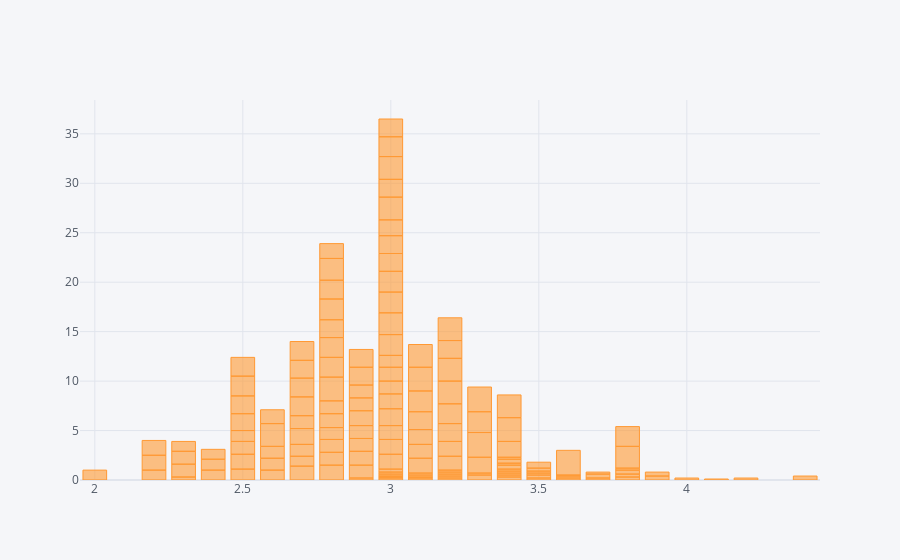

Notebook source saved alongside this figure:
### Code cell
df.iplot(kind = 'bar', x='sepal_width', y='petal_width')

### Figure 1 — Plotly figure (JSON) as saved in the notebook; plotly's stock layout.template omitted (floating-point values rounded to 4 significant figures; data arrays with more than 128 entries replaced by an {"elided": "..."} marker saying what was removed)
{"data": [{"marker": {"color": "rgba(255, 153, 51, 0.6)", "line": {"color": "rgba(255, 153, 51, 1.0)", "width": 1}}, "name": "petal_width", "orientation": "v", "text": "", "type": "bar", "x": {"elided": "150 float values"}, "y": {"elided": "150 float values"}}], "layout": {"legend": {"bgcolor": "#F5F6F9", "font": {"color": "#4D5663"}}, "paper_bgcolor": "#F5F6F9", "plot_bgcolor": "#F5F6F9", "title": {"font": {"color": "#4D5663"}}, "xaxis": {"gridcolor": "#E1E5ED", "showgrid": true, "tickfont": {"color": "#4D5663"}, "title": {"font": {"color": "#4D5663"}, "text": ""}, "zerolinecolor": "#E1E5ED"}, "yaxis": {"gridcolor": "#E1E5ED", "showgrid": true, "tickfont": {"color": "#4D5663"}, "title": {"font": {"color": "#4D5663"}, "text": ""}, "zerolinecolor": "#E1E5ED"}}}
